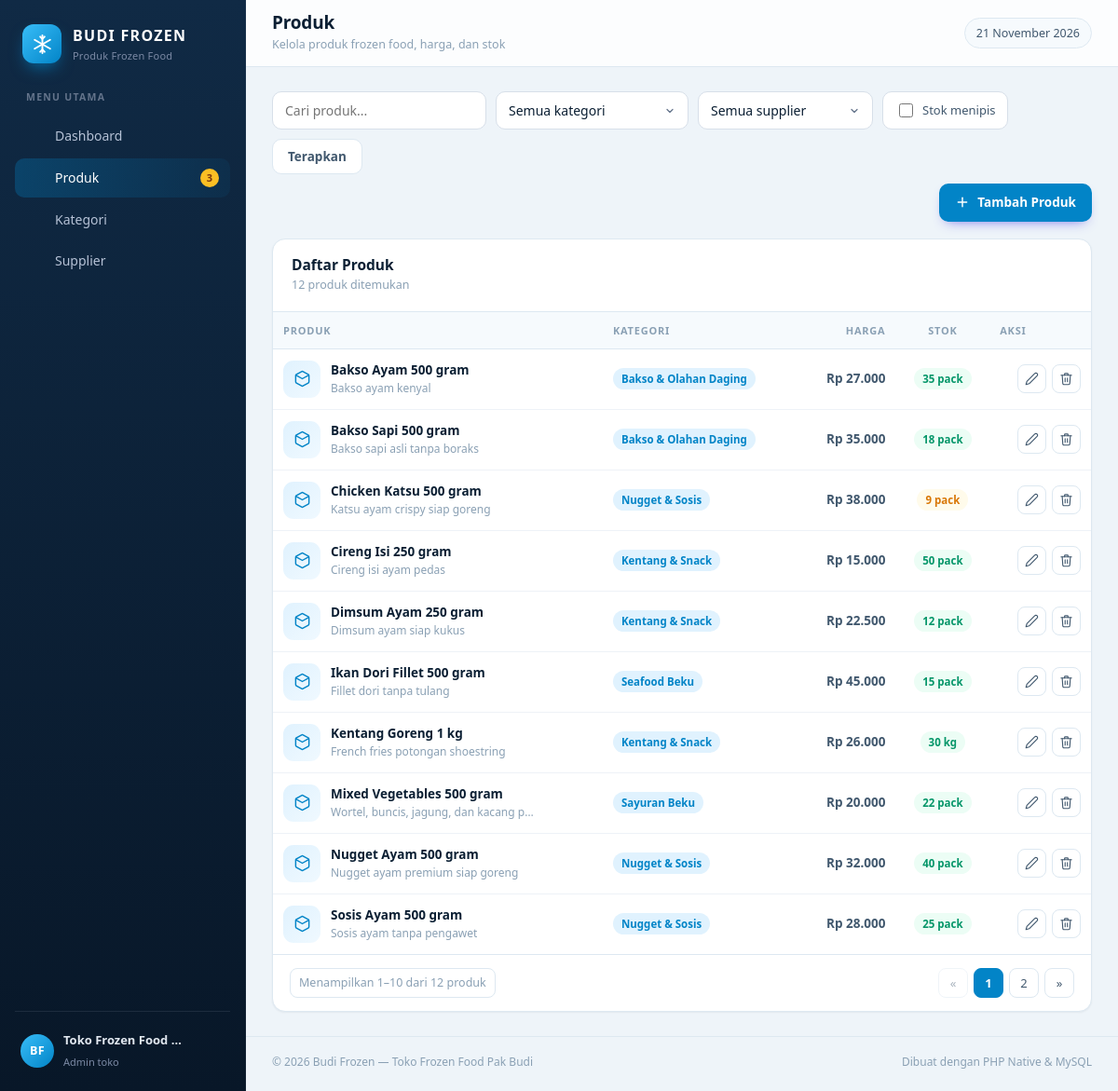
Page /produk/index.php on the committed database.
### tables this page shows
CREATE TABLE produk (
  id           INT UNSIGNED NOT NULL AUTO_INCREMENT,
  nama_produk  VARCHAR(100) NOT NULL,
  kategori_id  INT UNSIGNED NOT NULL,
  supplier_id  INT UNSIGNED NOT NULL,
  harga        DECIMAL(12,2) NOT NULL DEFAULT 0,
  stok         INT NOT NULL DEFAULT 0,
  satuan       ENUM('pcs','pack','kg','box') NOT NULL DEFAULT 'pcs',
  deskripsi    VARCHAR(255) NULL,
  dibuat       TIMESTAMP NOT NULL DEFAULT CURRENT_TIMESTAMP,
  PRIMARY KEY (id),
  KEY idx_produk_kategori (kategori_id),
  KEY idx_produk_supplier (supplier_id),
  CONSTRAINT fk_produk_kategori
    FOREIGN KEY (kategori_id) REFERENCES kategori (id)
    ON UPDATE CASCADE
    ON DELETE RESTRICT,
  CONSTRAINT fk_produk_supplier
    FOREIGN KEY (supplier_id) REFERENCES supplier (id)
    ON UPDATE CASCADE
    ON DELETE RESTRICT
);

CREATE TABLE kategori (
  id            INT UNSIGNED NOT NULL AUTO_INCREMENT,
  nama_kategori VARCHAR(80) NOT NULL,
  deskripsi     VARCHAR(255) NULL,
  dibuat        TIMESTAMP NOT NULL DEFAULT CURRENT_TIMESTAMP,
  PRIMARY KEY (id),
  UNIQUE KEY uq_kategori_nama (nama_kategori)
);

### includes/fungsi.php (called while the page is built, shortened)
<?php
function e(?string $text): string
{
    return htmlspecialchars((string) $text, ENT_QUOTES, 'UTF-8');
}
function url(string $path = ''): string
{
    return BASE_URL . '/' . ltrim($path, '/');
}
function rupiah(float|int|string|null $nilai): string
{
    return 'Rp ' . number_format((float) $nilai, 0, ',', '.');
}
function status_stok(int $stok): array
{
    if ($stok <= STOK_MENIPIS) {
        return ['label' => 'Menipis', 'warna' => 'warning'];
    }
    return ['label' => 'Tersedia', 'warna' => 'success'];
}
function paginate(int $total, int $perPage, int $page): array
{
    $perPage   = max(1, $perPage);
    $totalPage = max(1, (int) ceil($total / $perPage));
    $page      = min(max(1, $page), $totalPage);
    $offset    = ($page - 1) * $perPage;
    return [
        'page'      => $page,
        'perPage'   => $perPage,
        'total'     => $total,
        'totalPage' => $totalPage,
        'offset'    => $offset,
        'from'      => $total === 0 ? 0 : $offset + 1,
        'to'        => min($offset + $perPage, $total),
    ];
}
function halaman_url(int $halaman): string
{
    $query = $_GET;
    $query['halaman'] = $halaman;
    return '?' . http_build_query($query);
}

### produk/index.php (the view, shortened to what this page needs)
<?php
require __DIR__ . '/../config/config.php';
$q          = trim((string) ($_GET['q'] ?? ''));
$filterStok = (string) ($_GET['stok'] ?? '');
$halaman    = max(1, (int) ($_GET['halaman'] ?? 1));
$where  = [];
$params = [];
$whereSql = $where ? 'WHERE ' . implode(' AND ', $where) : '';
$stmt = $pdo->prepare("SELECT COUNT(*) FROM produk p $whereSql");
$stmt->execute($params);
$total = (int) $stmt->fetchColumn();
$page = paginate($total, 10, $halaman);
$stmt = $pdo->prepare(
    "SELECT p.*, k.nama_kategori, s.nama_supplier
     FROM produk p
     JOIN kategori k ON k.id = p.kategori_id
     JOIN supplier s ON s.id = p.supplier_id
     $whereSql
     ORDER BY p.nama_produk ASC
     LIMIT {$page['perPage']} OFFSET {$page['offset']}"
);
$stmt->execute($params);
$daftarProduk = $stmt->fetchAll();
require __DIR__ . '/../includes/header.php';
?>
<div class="page-actions">
    <form class="filter-form" method="get" action="<?= url('produk/index.php') ?>">
        <input class="form-control" type="search" name="q" value="<?= e($q) ?>" placeholder="Cari produk..." style="min-width: 190px">
        <select class="form-control" name="kategori" style="min-width: 160px">
            <option value="">Semua kategori</option>
        </select>
        <select class="form-control" name="supplier" style="min-width: 170px">
            <option value="">Semua supplier</option>
        </select>
        <label class="check-inline">
            <input type="checkbox" name="stok" value="menipis" <?= $filterStok === 'menipis' ? 'checked' : '' ?>>
            Stok menipis
        </label>
        <button class="btn btn-outline" type="submit">Terapkan</button>
    </form>
    <a class="btn btn-primary spacer" href="<?= url('produk/form.php') ?>">
        <svg viewBox="0 0 24 24" fill="none" stroke="currentColor" stroke-width="2.2" stroke-linecap="round"><line x1="12" y1="5" x2="12" y2="19"/><line x1="5" y1="12" x2="19" y2="12"/></svg>
        Tambah Produk
    </a>
</div>
<div class="card">
    <div class="card-head">
        <div>
            <h2>Daftar Produk</h2>
            <p><?= number_format($total, 0, ',', '.') ?> produk ditemukan</p>
        </div>
    </div>
    <div class="card-body flush">
        <?php if (!$daftarProduk): ?>
            <div class="empty">
                <svg viewBox="0 0 24 24" fill="none" stroke="currentColor" stroke-width="1.5"><path d="M21 16V8a2 2 0 0 0-1-1.73l-7-4a2 2 0 0 0-2 0l-7 4A2 2 0 0 0 3 8v8a2 2 0 0 0 1 1.73l7 4a2 2 0 0 0 2 0l7-4A2 2 0 0 0 21 16z"/><polyline points="3.27 6.96 12 12.01 20.73 6.96"/></svg>
                <h3>Produk tidak ditemukan</h3>
                <p>Ubah filter pencarian atau tambahkan produk baru.</p>
            </div>
        <?php else: ?>
            <div class="table-wrap">
                <table class="table">
                    <thead>
                        <tr>
                            <th>Produk</th>
                            <th>Kategori</th>
                            <th class="num">Harga</th>
                            <th class="center">Stok</th>
                            <th class="text-right">Aksi</th>
                        </tr>
                    </thead>
                    <tbody>
                    <?php foreach ($daftarProduk as $p): ?>
                        <?php $status = status_stok((int) $p['stok']); ?>
                        <tr>
                            <td>
                                <div class="cell-main">
                                    <span class="produk-ico"><svg viewBox="0 0 24 24" fill="none" stroke="currentColor" stroke-width="1.8" stroke-linecap="round" stroke-linejoin="round"><path d="M21 16V8a2 2 0 0 0-1-1.73l-7-4a2 2 0 0 0-2 0l-7 4A2 2 0 0 0 3 8v8a2 2 0 0 0 1 1.73l7 4a2 2 0 0 0 2 0l7-4A2 2 0 0 0 21 16z"/><polyline points="3.27 6.96 12 12.01 20.73 6.96"/></svg></span>
                                    <div>
                                        <strong><?= e($p['nama_produk']) ?></strong>
                                        <small><?= e($p['deskripsi'] ?: $p['nama_supplier']) ?></small>
                                    </div>
                                </div>
                            </td>
                            <td class="nowrap"><span class="badge primary"><?= e($p['nama_kategori']) ?></span></td>
                            <td class="num harga"><?= rupiah($p['harga']) ?></td>
                            <td class="center nowrap">
                                <span class="badge <?= $status['warna'] ?>" title="Status: <?= $status['label'] ?>">
                                    <?= (int) $p['stok'] ?> <?= e($p['satuan']) ?>
                                </span>
                            </td>
                            <td>
                                <div class="row-actions">
                                    <a class="icon-btn primary" href="<?= url('produk/form.php?id=' . $p['id']) ?>" title="Edit produk">
                                        <svg viewBox="0 0 24 24" fill="none" stroke="currentColor" stroke-width="1.8" stroke-linecap="round" stroke-linejoin="round"><path d="M17 3a2.83 2.83 0 1 1 4 4L7.5 20.5 2 22l1.5-5.5z"/></svg>
                                    </a>
                                    <form method="post" action="<?= url('produk/hapus.php') ?>" style="display:inline">
                                        <button class="icon-btn danger" type="submit" title="Hapus"
                                                data-confirm="Hapus produk <?= e($p['nama_produk']) ?>? Tindakan ini tidak dapat dibatalkan.">
                                            <svg viewBox="0 0 24 24" fill="none" stroke="currentColor" stroke-width="1.8" stroke-linecap="round" stroke-linejoin="round"><polyline points="3 6 5 6 21 6"/><path d="M19 6l-1 14a2 2 0 0 1-2 2H8a2 2 0 0 1-2-2L5 6"/><path d="M10 11v6"/><path d="M14 11v6"/><path d="M9 6V4a1 1 0 0 1 1-1h4a1 1 0 0 1 1 1v2"/></svg>
                                        </button>
                                    </form>
                                </div>
                            </td>
                        </tr>
                    <?php endforeach; ?>
                    </tbody>
                </table>
            </div>
            <?php if ($page['totalPage'] > 1): ?>
                <div class="pagination">
                    <span class="info">Menampilkan <?= $page['from'] ?>–<?= $page['to'] ?> dari <?= $page['total'] ?> produk</span>
                    <a class="<?= $page['page'] <= 1 ? 'disabled' : '' ?>" href="<?= e(halaman_url(max(1, $page['page'] - 1))) ?>">&laquo;</a>
                    <?php for ($i = 1; $i <= $page['totalPage']; $i++): ?>
                        <?php if ($i === 1 || $i === $page['totalPage'] || abs($i - $page['page']) <= 1): ?>
                            <a class="<?= $i === $page['page'] ? 'active' : '' ?>" href="<?= e(halaman_url($i)) ?>"><?= $i ?></a>
                        <?php elseif (abs($i - $page['page']) === 2): ?>
                            <span class="disabled">&hellip;</span>
                        <?php endif; ?>
                    <?php endfor; ?>
                    <a class="<?= $page['page'] >= $page['totalPage'] ? 'disabled' : '' ?>" href="<?= e(halaman_url(min($page['totalPage'], $page['page'] + 1))) ?>">&raquo;</a>
                </div>
            <?php endif; ?>
        <?php endif; ?>
    </div>
</div>
<?php require __DIR__ . '/../includes/footer.php'; ?>

### rows in the picture
produk: nama_produk "Bakso Ayam 500 gram", deskripsi "Bakso ayam kenyal", kategori.nama_kategori "Bakso & Olahan Daging", harga "Rp 27.000", stok "35", satuan "pack"
produk: nama_produk "Bakso Sapi 500 gram", deskripsi "Bakso sapi asli tanpa boraks", kategori.nama_kategori "Bakso & Olahan Daging", harga "Rp 35.000", stok "18", satuan "pack"
produk: nama_produk "Chicken Katsu 500 gram", deskripsi "Katsu ayam crispy siap goreng", kategori.nama_kategori "Nugget & Sosis", harga "Rp 38.000", stok "9", satuan "pack"
produk: nama_produk "Cireng Isi 250 gram", deskripsi "Cireng isi ayam pedas", kategori.nama_kategori "Kentang & Snack", harga "Rp 15.000", stok "50", satuan "pack"
produk: nama_produk "Dimsum Ayam 250 gram", deskripsi "Dimsum ayam siap kukus", kategori.nama_kategori "Kentang & Snack", harga "Rp 22.500", stok "12", satuan "pack"
produk: nama_produk "Ikan Dori Fillet 500 gram", deskripsi "Fillet dori tanpa tulang", kategori.nama_kategori "Seafood Beku", harga "Rp 45.000", stok "15", satuan "pack"
produk: nama_produk "Kentang Goreng 1 kg", deskripsi "French fries potongan shoestring", kategori.nama_kategori "Kentang & Snack", harga "Rp 26.000", stok "30", satuan "kg"
produk: nama_produk "Mixed Vegetables 500 gram", deskripsi "Wortel, buncis, jagung, dan kacang p…", kategori.nama_kategori "Sayuran Beku", harga "Rp 20.000", stok "22", satuan "pack"
produk: nama_produk "Nugget Ayam 500 gram", deskripsi "Nugget ayam premium siap goreng", kategori.nama_kategori "Nugget & Sosis", harga "Rp 32.000", stok "40", satuan "pack"
produk: nama_produk "Sosis Ayam 500 gram", deskripsi "Sosis ayam tanpa pengawet", kategori.nama_kategori "Nugget & Sosis", harga "Rp 28.000", stok "25", satuan "pack"

### other values in the picture
$item['label'] "Dashboard"
$item['label'] "Produk"
$notifStok "3"
$item['label'] "Kategori"
$item['label'] "Supplier"
TOKO_NAMA "Toko Frozen Food…"
$pageTitle "Produk"
$pageSubtitle "Kelola produk frozen food, harga, dan stok"
$total "12"
$page['from'] "1"
$page['to'] "10"
$page['total'] "12"
APP_NAME "Budi Frozen"
TOKO_NAMA "Toko Frozen Food Pak Budi"
